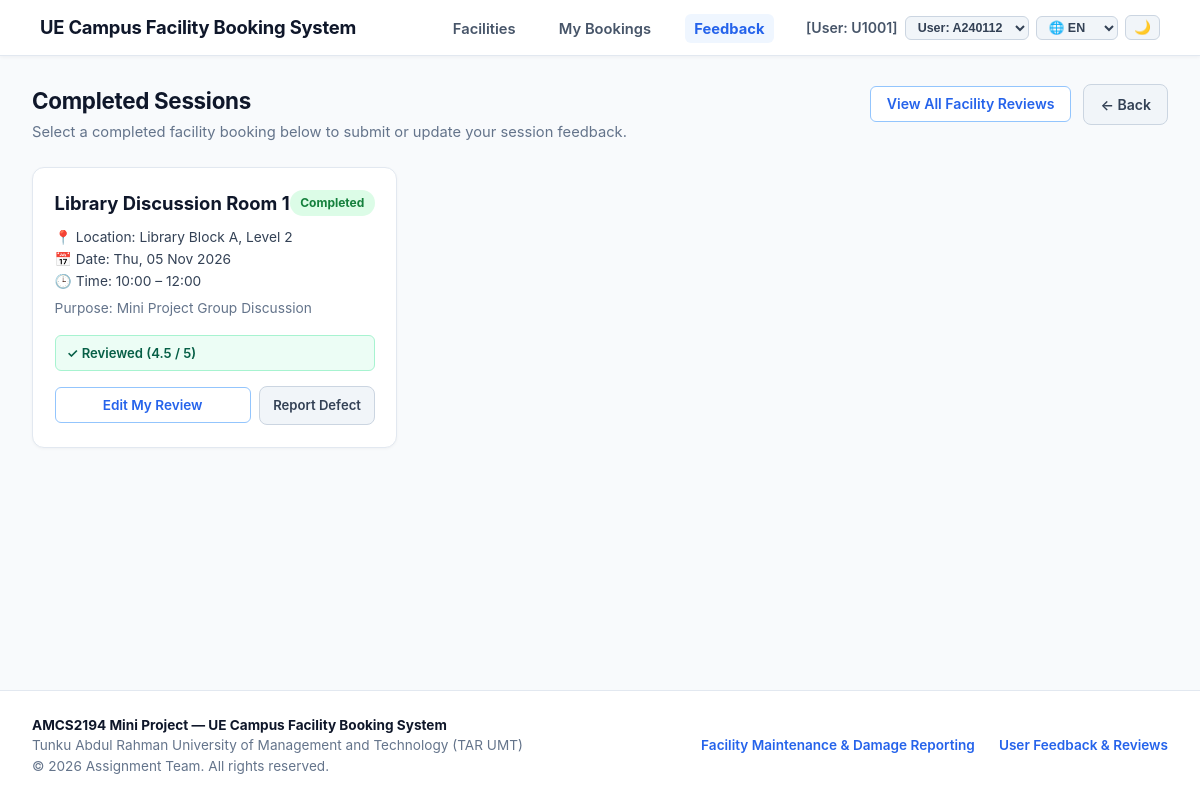
The app's page /modules/feedback/completed.php with its own data.
### tables this page shows
CREATE TABLE `user` (
  `UserID` varchar(10) NOT NULL,
  `FullName` varchar(100) NOT NULL,
  `CampusEmail` varchar(100) NOT NULL,
  `PhoneNo` varchar(15) NOT NULL,
  `UserRole` enum('Student','Staff','Admin','Technician') NOT NULL,
  `AccountStatus` enum('Active','Suspended','Inactive') DEFAULT 'Active',
  `BookingBanUntil` datetime DEFAULT NULL,
  `PasswordHash` varchar(255) NOT NULL
);

CREATE TABLE `booking` (
  `BookingID` varchar(10) NOT NULL,
  `UserID` varchar(10) NOT NULL,
  `FacilityID` varchar(10) NOT NULL,
  `BookingDate` date NOT NULL,
  `StartTime` time NOT NULL,
  `EndTime` time NOT NULL,
  `Purpose` varchar(200) NOT NULL,
  `BookingStatus` enum('Confirmed','Checked-In','Cancelled','No-Show','Completed') DEFAULT 'Confirmed'
);

CREATE TABLE `facility` (
  `FacilityID` varchar(10) NOT NULL,
  `FacilityName` varchar(100) NOT NULL,
  `Category` enum('Sports','Academic') NOT NULL,
  `LocationBlock` varchar(50) NOT NULL,
  `Capacity` int(11) NOT NULL,
  `AvailabilityStatus` enum('Available','Under Maintenance','Closed') DEFAULT 'Available'
);

CREATE TABLE `feedback` (
  `FeedbackID` varchar(10) NOT NULL,
  `BookingID` varchar(10) NOT NULL,
  `CleanlinessRating` decimal(2,1) NOT NULL CHECK (`CleanlinessRating` between 1.0 and 5.0),
  `ConditionRating` decimal(2,1) NOT NULL CHECK (`ConditionRating` between 1.0 and 5.0),
  `OverallScore` decimal(2,1) NOT NULL,
  `UserComments` text DEFAULT NULL,
  `AdminRemarks` varchar(300) DEFAULT NULL,
  `SubmissionDate` datetime DEFAULT current_timestamp()
);

### includes/auth.php (called while the page is built, shortened)
<?php
require_once __DIR__ . '/db.php';
class AuthService {
    public static function setActiveUser(string $userId): bool {
        $db = getDB();
        $stmt = $db->prepare('SELECT UserID, FullName, CampusEmail, PhoneNo, UserRole, AccountStatus FROM user WHERE UserID = ?');
        $stmt->execute([$userId]);
        $user = $stmt->fetch();
        if ($user) {
            return true;
        }
        return false;
    }
    public static function getCurrentUser(): array {
        if (!isset($_SESSION['user'])) {
            if (!self::setActiveUser('A240112')) {
                self::setActiveUser('U1001');
            }
        }
        return $_SESSION['user'];
    }
    public static function isAdmin(): bool {
        $user = self::getCurrentUser();
        return ($user['UserRole'] ?? '') === 'Admin';
    }
}

### includes/i18n.php (called while the page is built, shortened)
<?php
class I18n {
    private static ?string $currentLang = null;
    public static function getLang(): string {
        if (self::$currentLang !== null) {
            return self::$currentLang;
        }
        $detected = self::detectBrowserLanguage();
        self::$currentLang = $detected;
        return $detected;
    }
    private static function detectBrowserLanguage(): string {
        $header = strtolower($_SERVER['HTTP_ACCEPT_LANGUAGE'] ?? '');
        $parts = explode(',', $header);
        foreach ($parts as $part) {
            $code = trim(explode(';', $part)[0]);
            if (str_starts_with($code, 'en')) {
                return 'en';
            }
        }
        return 'en';
    }
    public static function get(string $key): string {
        $lang = self::getLang();
        return self::$translations[$lang][$key] ?? self::$translations['en'][$key] ?? $key;
    }
}
function t(string $key): string {
    return I18n::get($key);
}

### includes/db.php (called while the page is built, shortened)
<?php
class Database {
    private static ?PDO $instance = null;
    public static function getConnection(): PDO {
        if (self::$instance === null) {
            $dsn = sprintf(
                'mysql:host=%s;port=%s;dbname=%s;charset=%s',
                self::DB_HOST,
                self::DB_PORT,
                self::DB_NAME,
                self::DB_CHARSET
            );
            $options = [
                PDO::ATTR_ERRMODE            => PDO::ERRMODE_EXCEPTION,
                PDO::ATTR_DEFAULT_FETCH_MODE => PDO::FETCH_ASSOC,
                PDO::ATTR_EMULATE_PREPARES   => false,
            ];
            try {
                self::$instance = new PDO($dsn, self::DB_USER, self::DB_PASS, $options);
            } catch (PDOException $e) {
                error_log('Database Connection Error: ' . $e->getMessage());
                die('Database connection failed. Please ensure the MariaDB service in XAMPP is running.');
            }
        }
        return self::$instance;
    }
}
function getDB(): PDO {
    return Database::getConnection();
}

### services/FeedbackService.php (called while the page is built, shortened)
<?php
require_once __DIR__ . '/../includes/db.php';
class FeedbackService {
    private PDO $db;
    public function __construct() {
        $this->db = getDB();
    }
    public function getCompletedBookingsWithFeedbackStatus(?string $userId = null): array {
        $sql = "SELECT b.*, f.FacilityName, f.LocationBlock, f.Category AS FacilityCategory,
                       fb.FeedbackID, fb.OverallScore
                FROM booking b
                JOIN facility f ON b.FacilityID = f.FacilityID
                LEFT JOIN feedback fb ON b.BookingID = fb.BookingID
                WHERE b.BookingStatus = 'Completed'";
        $params = [];
        if ($userId !== null) {
            $sql .= " AND b.UserID = ?";
            $params[] = $userId;
        }
        $sql .= " ORDER BY b.BookingDate DESC, b.EndTime DESC";
        $stmt = $this->db->prepare($sql);
        $stmt->execute($params);
        return $stmt->fetchAll();
    }
}

### modules/feedback/completed.php (the view, shortened to what this page needs)
<?php
require_once __DIR__ . '/../../includes/auth.php';
require_once __DIR__ . '/../../services/FeedbackService.php';
$activeNav = 'feedback';
$service     = new FeedbackService();
$currentUser = AuthService::getCurrentUser();
$isAdmin     = AuthService::isAdmin();
$completedBookings = $service->getCompletedBookingsWithFeedbackStatus(
    $isAdmin ? null : $currentUser['UserID']
);
require_once __DIR__ . '/../../includes/header.php';
?>
<div class="page-header-row">
    <div>
        <h1 class="page-title"><?= htmlspecialchars(t('comp_title')) ?></h1>
        <p class="page-subtitle"><?= htmlspecialchars(t('comp_sub')) ?></p>
    </div>
    <div style="display: flex; gap: 0.75rem; align-items: center;">
        <a href="index.php" class="btn btn-outline-blue" style="padding: 0.55rem 1rem; font-size: 0.88rem;">
            <?= htmlspecialchars(t('btn_view_all_reviews')) ?>
        </a>
        <a href="../../index.php" onclick="if (window.history.length > 1) { window.history.back(); return false; }" class="btn btn-cancel" style="padding: 0.55rem 1rem; font-size: 0.88rem;">
            <?= htmlspecialchars(t('btn_back')) ?>
        </a>
    </div>
</div>
<?php if (empty($completedBookings)): ?>
    <div class="ui-card" style="text-align: center; padding: 3rem 1.5rem; color: var(--text-muted);">
        <p style="font-size: 1.05rem; margin-bottom: 1rem;"><?= htmlspecialchars(t('comp_empty')) ?></p>
        <a href="../../index.php" class="btn btn-primary-blue"><?= htmlspecialchars(t('comp_browse')) ?></a>
    </div>
<?php else: ?>
    <div style="display: grid; grid-template-columns: repeat(auto-fill, minmax(320px, 1fr)); gap: 1.25rem;">
        <?php foreach ($completedBookings as $b): ?>
            <?php
                $hasReview = !empty($b['FeedbackID']);
                $scoreLabel = $hasReview ? rtrim(rtrim(number_format((float)$b['OverallScore'], 2, '.', ''), '0'), '.') : null;
            ?>
            <div class="ui-card" style="padding: 1.35rem; margin-bottom: 0; display: flex; flex-direction: column; justify-content: space-between; border-radius: 12px;">
                <div>
                    <div style="display: flex; justify-content: space-between; align-items: flex-start; margin-bottom: 0.5rem;">
                        <div>
                            <div style="font-size: 1.15rem; font-weight: 700; color: var(--text-heading);">
                                <?= htmlspecialchars($b['FacilityName']) ?>
                            </div>
                        </div>
                        <span class="pill-badge pill-resolved"><?= htmlspecialchars(t('status_completed')) ?></span>
                    </div>
                    <div style="font-size: 0.86rem; color: var(--text-body); margin-bottom: 1rem; line-height: 1.6;">
                        <div>&#128205; <?= htmlspecialchars(t('lbl_location')) ?> <?= htmlspecialchars($b['LocationBlock']) ?></div>
                        <div>&#128197; <?= htmlspecialchars(t('lbl_date')) ?> <?= htmlspecialchars(date('D, d M Y', strtotime($b['BookingDate']))) ?></div>
                        <div>&#128338; <?= htmlspecialchars(t('lbl_time')) ?> <?= htmlspecialchars(substr($b['StartTime'], 0, 5)) ?> &ndash; <?= htmlspecialchars(substr($b['EndTime'], 0, 5)) ?></div>
                        <div style="color: var(--text-muted); margin-top: 0.35rem;"><?= htmlspecialchars(t('lbl_purpose')) ?> <?= htmlspecialchars($b['Purpose']) ?></div>
                    </div>
                    <?php if ($hasReview): ?>
                        <div style="background: #ecfdf5; border: 1px solid #a7f3d0; color: #065f46; border-radius: 6px; padding: 0.45rem 0.7rem; font-size: 0.82rem; font-weight: 600; margin-bottom: 0.9rem;">
                            &#10003; <?= htmlspecialchars(t('comp_reviewed')) ?> (<?= htmlspecialchars($scoreLabel) ?> / 5)
                        </div>
                    <?php endif; ?>
                </div>
                <div style="display: flex; gap: 0.55rem; align-items: center;">
                    <?php if ($hasReview): ?>
                        <a href="edit.php?id=<?= urlencode($b['FeedbackID']) ?>&amp;return_to=completed" class="btn btn-outline-blue" style="flex: 1; padding: 0.55rem; font-size: 0.85rem;">
                            <?= htmlspecialchars(t('btn_edit_my_review')) ?>
                        </a>
                    <?php else: ?>
                        <a href="submit.php?booking_id=<?= urlencode($b['BookingID']) ?>" class="btn btn-primary-blue" style="flex: 1; padding: 0.55rem; font-size: 0.85rem;">
                            &#9997; <?= htmlspecialchars(t('btn_rate_review')) ?>
                        </a>
                    <?php endif; ?>
                    <a href="../maintenance/report.php?facility_id=<?= urlencode($b['FacilityID']) ?>" class="btn btn-cancel" style="padding: 0.55rem 0.8rem; font-size: 0.82rem;">
                        <?= htmlspecialchars(t('btn_report_short')) ?>
                    </a>
                </div>
            </div>
        <?php endforeach; ?>
    </div>
<?php endif; ?>
<?php require_once __DIR__ . '/../../includes/footer.php'; ?>

### includes/header.php (shortened to what this page needs)
<?php
require_once __DIR__ . '/auth.php';
require_once __DIR__ . '/i18n.php';
$currentLang = I18n::getLang();
$currentUser = AuthService::getCurrentUser();
$scriptName = $_SERVER['SCRIPT_NAME'] ?? '';
$pos = strpos($scriptName, '/UE-Campus-Facility-System');
if ($pos !== false) {
    $baseUrl = '/UE-Campus-Facility-System/';
} else {
    $baseUrl = '/';
}
$isAdmin      = ($currentUser['UserRole'] ?? '') === 'Admin';
$isTechnician = ($currentUser['UserRole'] ?? '') === 'Technician';
?>
<!DOCTYPE html>
<html lang="en">
<head>
    <link rel="stylesheet" href="<?= $baseUrl ?>assets/css/style.css">
</head>
<body>
<header class="navbar-top">
    <div class="nav-container">
        <a href="<?= $isTechnician ? $baseUrl . 'modules/maintenance/index.php' : $baseUrl . 'index.php' ?>" class="brand-title">
            <?= htmlspecialchars(t('brand_title')) ?>
        </a>
        <nav>
            <ul class="nav-links">
                <?php if ($isTechnician): ?>
                    <li><a href="<?= $baseUrl ?>modules/maintenance/index.php" class="nav-link <?= $activeNav === 'maintenance' ? 'active' : '' ?>"><?= htmlspecialchars(t('nav_maintenance')) ?></a></li>
                <?php else: ?>
                    <li><a href="<?= $baseUrl ?>index.php" class="nav-link <?= $activeNav === 'facilities' ? 'active' : '' ?>"><?= htmlspecialchars(t('nav_facilities')) ?></a></li>
                    <li><a href="<?= $baseUrl ?>my_bookings.php" class="nav-link <?= $activeNav === 'bookings' ? 'active' : '' ?>"><?= htmlspecialchars(t('nav_my_bookings')) ?></a></li>
                    <li><a href="<?= $baseUrl ?>modules/feedback/index.php" class="nav-link <?= $activeNav === 'feedback' ? 'active' : '' ?>"><?= htmlspecialchars(t('nav_feedback')) ?></a></li>
                <?php endif; ?>
                <li style="display: flex; align-items: center; gap: 0.45rem;">
                    <span class="user-badge-text">
                        <?php
                            $rolePrefix = $isAdmin ? 'Admin' : ($isTechnician ? 'Tech' : 'User');
                            echo '[' . $rolePrefix . ': ' . htmlspecialchars($currentUser['UserID']) . ']';
                        ?>
                    </span>
                    <form method="GET" style="margin: 0; display: inline;">
                        <select name="switch_user" onchange="this.form.submit()" class="nav-select-compact" title="Toggle persona for testing">
                            <option value="A240112" <?= $currentUser['UserID'] === 'A240112' ? 'selected' : '' ?>>User: A240112</option>
                        </select>
                    </form>
                    <form method="GET" style="margin: 0; display: inline;">
                        <select name="lang" onchange="this.form.submit()" class="nav-select-compact" title="<?= htmlspecialchars(t('lang_label')) ?>">
                            <option value="en" <?= $currentLang === 'en' ? 'selected' : '' ?>>🌐 EN</option>
                        </select>
                    </form>
                    <button type="button" id="themeToggleBtn" onclick="toggleUeTheme()" class="theme-toggle-btn" title="<?= htmlspecialchars(t('theme_toggle')) ?>">
                    </button>
                </li>
            </ul>
        </nav>
    </div>
</header>
<main class="main-wrapper">

### records on screen
user: UserRole "User", UserID "U1001"
booking: FacilityID.FacilityName "Library Discussion Room 1", FacilityID.LocationBlock "Library Block A, Level 2", BookingDate "Thu, 05 Nov 2026", StartTime "10:00", EndTime "12:00", Purpose "Mini Project Group Discussion", feedback.OverallScore "4.5"

### other values on screen
t('brand_title') "UE Campus Facility Booking System"
t('nav_facilities') "Facilities"
t('nav_my_bookings') "My Bookings"
t('nav_feedback') "Feedback"
t('comp_title') "Completed Sessions"
t('comp_sub') "Select a completed facility booking below to submit or update your session feedback."
t('btn_view_all_reviews') "View All Facility Reviews"
t('btn_back') "← Back"
t('footer_maint') "Facility Maintenance & Damage Reporting"
t('footer_fb') "User Feedback & Reviews"
